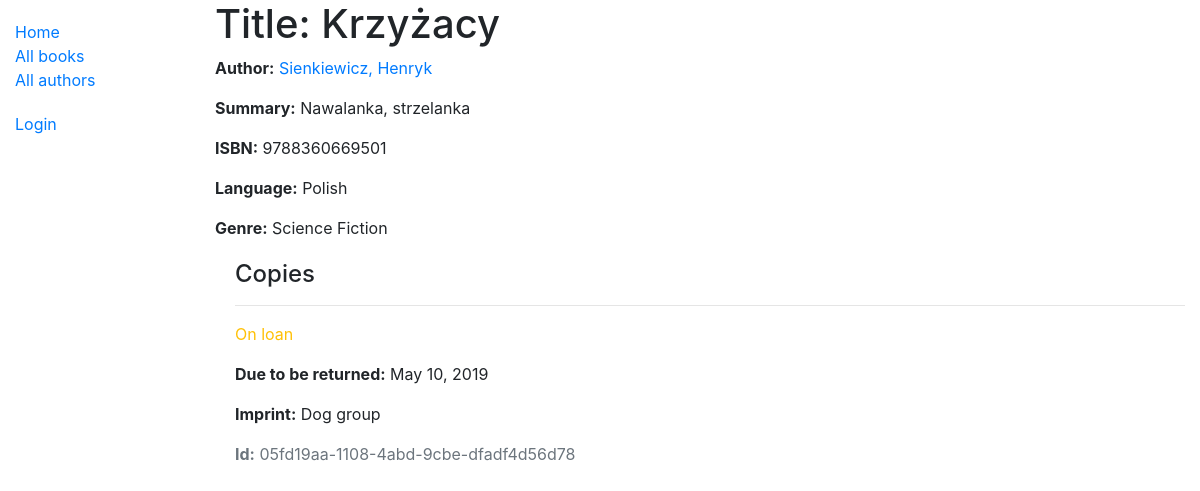
The app's page /catalog/book/5, older data.
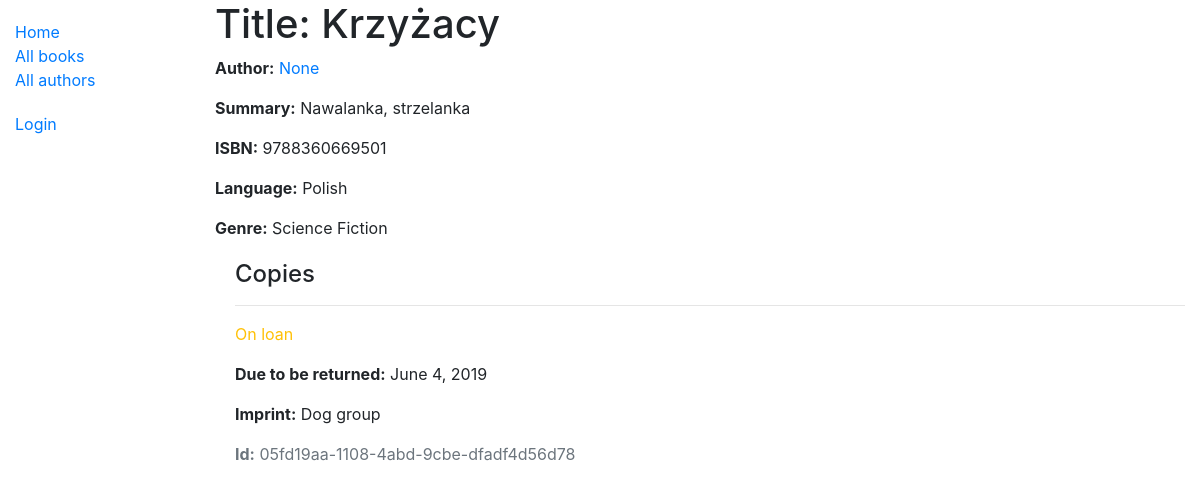
The same page, newer data.
### catalog/models.py (models this page shows, shortened)
class Book(models.Model):
    title = models.CharField(max_length=200)
    author = models.ForeignKey('Author', on_delete=models.SET_NULL, null=True)
    summary = models.TextField(max_length=1000, help_text="Enter a brief description of the book")
    isbn = models.CharField('ISBN', max_length=13,
                            help_text='13 Character <a href="https://www.isbn-international.org/content/what-isbn'
                                      '">ISBN number</a>')
    genre = models.ManyToManyField(Genre, help_text="Select a genre for this book")
    language = models.ForeignKey('Language', on_delete=models.SET_NULL, null=True,)
    def display_language(self):
        return self.language
    display_language.short_description = 'Language'
    def display_genre(self):
        """Creates a string for the Genre. This is required to display genre in Admin."""
        return ', '.join([genre.name for genre in self.genre.all()[:3]])
    display_genre.short_description = 'Genre'

class Author(models.Model):
    first_name = models.CharField(max_length=100)
    last_name = models.CharField(max_length=100)
    date_of_birth = models.DateField(null=True, blank=True)
    date_of_death = models.DateField('died', null=True, blank=True)
    class Meta:
        ordering = ['last_name', 'first_name']
    def __str__(self):
        return f'{self.last_name}, {self.first_name}'

class BookInstance(models.Model):
    id = models.UUIDField(primary_key=True, default=uuid.uuid4,
                          help_text="Unique ID for this particular book across whole library")
    book = models.ForeignKey('Book', on_delete=models.SET_NULL, null=True)
    imprint = models.CharField(max_length=200)
    due_back = models.DateField(null=True, blank=True)
    borrower = models.ForeignKey(User, on_delete=models.SET_NULL, null=True, blank=True)
    LOAN_STATUS = (
        ('d', 'Maintenance'),
        ('o', 'On loan'),
        ('a', 'Available'),
        ('r', 'Reserved'),
    )
    status = models.CharField(
        max_length=1,
        choices=LOAN_STATUS,
        blank=True,
        default='d',
        help_text='Book availability'
        )
    class Meta:
        ordering = ['due_back']
        permissions = (("can_mark_returned", "Set book as returned"),)

class Language(models.Model):
    name = models.CharField(max_length=200, help_text="Enter book's natural language")
    def __str__(self):
        return self.name

### catalog/views.py (the view)
# urls.py: path('book/<int:pk>', views.BookDetailView.as_view(), name='book-detail'),
class BookDetailView(generic.DetailView):
    model = Book

### catalog/models.py (called while the page is built)
    def __str__(self):
        return self.name

### catalog/templates/catalog/book_detail.html
{% extends "base_generic.html" %}
{% block content %}
  <h1>Title: {{ book.title }}</h1>
  <p><strong>Author:</strong> <a href="{% url 'author-detail' book.author.pk %}">{{ book.author }}</a></p>
  <p><strong>Summary:</strong> {{ book.summary }}</p>
  <p><strong>ISBN:</strong> {{ book.isbn }}</p>
  <p><strong>Language:</strong> {{ book.language }}</p>
  <p><strong>Genre:</strong> {% for genre in book.genre.all %} {{ genre }}{% if not forloop.last %}, {% endif %}{% endfor %}</p>
  <div style="margin-left:20px;margin-top:20px">
    <h4>Copies</h4>
    {% for copy in book.bookinstance_set.all %}
      <hr>
      <p class="{% if copy.status == 'a' %}text-success{% elif copy.status == 'm' %}text-danger{% else %}text-warning{% endif %}">{{ copy.get_status_display }}</p>
      {% if copy.status != 'a' %}
        <p><strong>Due to be returned:</strong> {{copy.due_back}}</p>
      {% endif %}
      <p><strong>Imprint:</strong> {{copy.imprint}}</p>
      <p class="text-muted"><strong>Id:</strong> {{copy.id}}</p>
    {% endfor %}
  </div>
{% endblock %}

Row changes from the older to the newer data that the page shows:
changed Book "Krzyżacy": author "Sienkiewicz, Henryk" → "None"
changed BookInstance "On loan": due_back "May 10, 2019" → "June 4, 2019"
